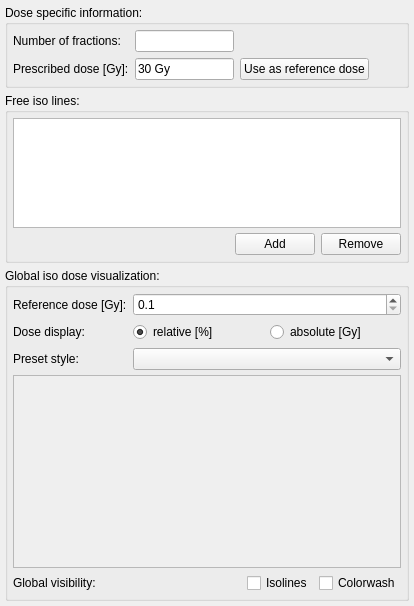
<?xml version="1.0" encoding="UTF-8"?>
<ui version="4.0">
 <class>RTDoseVisualizerControls</class>
 <widget class="QWidget" name="RTDoseVisualizerControls">
  <property name="geometry">
   <rect>
    <x>0</x>
    <y>0</y>
    <width>414</width>
    <height>606</height>
   </rect>
  </property>
  <property name="minimumSize">
   <size>
    <width>0</width>
    <height>0</height>
   </size>
  </property>
  <property name="windowTitle">
   <string>QmitkTemplate</string>
  </property>
  <layout class="QVBoxLayout" name="verticalLayout">
   <property name="spacing">
    <number>5</number>
   </property>
   <property name="leftMargin">
    <number>5</number>
   </property>
   <property name="topMargin">
    <number>5</number>
   </property>
   <property name="rightMargin">
    <number>5</number>
   </property>
   <property name="bottomMargin">
    <number>5</number>
   </property>
   <item>
    <widget class="QGroupBox" name="groupNodeSpecific">
     <property name="title">
      <string>Dose specific information:</string>
     </property>
     <layout class="QHBoxLayout" name="horizontalLayout_2">
      <property name="spacing">
       <number>5</number>
      </property>
      <property name="leftMargin">
       <number>5</number>
      </property>
      <property name="topMargin">
       <number>5</number>
      </property>
      <property name="rightMargin">
       <number>5</number>
      </property>
      <property name="bottomMargin">
       <number>5</number>
      </property>
      <item>
       <layout class="QGridLayout" name="gridLayout_2">
        <item row="1" column="4">
         <spacer name="horizontalSpacer_3">
          <property name="orientation">
           <enum>Qt::Horizontal</enum>
          </property>
          <property name="sizeHint" stdset="0">
           <size>
            <width>40</width>
            <height>20</height>
           </size>
          </property>
         </spacer>
        </item>
        <item row="1" column="2">
         <layout class="QHBoxLayout" name="horizontalLayout_3">
          <item>
           <widget class="QLineEdit" name="prescribedDoseSpecific">
            <property name="enabled">
             <bool>true</bool>
            </property>
            <property name="sizePolicy">
             <sizepolicy hsizetype="Expanding" vsizetype="Fixed">
              <horstretch>0</horstretch>
              <verstretch>0</verstretch>
             </sizepolicy>
            </property>
            <property name="text">
             <string>30 Gy</string>
            </property>
            <property name="alignment">
             <set>Qt::AlignLeading|Qt::AlignLeft|Qt::AlignVCenter</set>
            </property>
            <property name="readOnly">
             <bool>true</bool>
            </property>
           </widget>
          </item>
         </layout>
        </item>
        <item row="0" column="0">
         <widget class="QLabel" name="label">
          <property name="text">
           <string>Number of fractions:</string>
          </property>
         </widget>
        </item>
        <item row="1" column="0">
         <widget class="QLabel" name="label_4">
          <property name="text">
           <string>Prescribed dose [Gy]:</string>
          </property>
         </widget>
        </item>
        <item row="1" column="3">
         <widget class="QPushButton" name="btnUsePrescribedDose">
          <property name="text">
           <string>Use as reference dose</string>
          </property>
         </widget>
        </item>
        <item row="0" column="2">
         <widget class="QLineEdit" name="NrOfFractions">
          <property name="sizePolicy">
           <sizepolicy hsizetype="Expanding" vsizetype="Fixed">
            <horstretch>0</horstretch>
            <verstretch>0</verstretch>
           </sizepolicy>
          </property>
          <property name="readOnly">
           <bool>true</bool>
          </property>
         </widget>
        </item>
       </layout>
      </item>
     </layout>
    </widget>
   </item>
   <item>
    <widget class="QGroupBox" name="groupFreeValues">
     <property name="sizePolicy">
      <sizepolicy hsizetype="Preferred" vsizetype="Maximum">
       <horstretch>0</horstretch>
       <verstretch>0</verstretch>
      </sizepolicy>
     </property>
     <property name="title">
      <string>Free iso lines:</string>
     </property>
     <layout class="QVBoxLayout" name="verticalLayout_3">
      <property name="spacing">
       <number>5</number>
      </property>
      <property name="leftMargin">
       <number>5</number>
      </property>
      <property name="topMargin">
       <number>5</number>
      </property>
      <property name="rightMargin">
       <number>5</number>
      </property>
      <property name="bottomMargin">
       <number>5</number>
      </property>
      <item>
       <widget class="QListWidget" name="listFreeValues">
        <property name="sizePolicy">
         <sizepolicy hsizetype="Expanding" vsizetype="MinimumExpanding">
          <horstretch>0</horstretch>
          <verstretch>0</verstretch>
         </sizepolicy>
        </property>
        <property name="minimumSize">
         <size>
          <width>0</width>
          <height>40</height>
         </size>
        </property>
        <property name="maximumSize">
         <size>
          <width>16777215</width>
          <height>110</height>
         </size>
        </property>
        <property name="gridSize">
         <size>
          <width>0</width>
          <height>25</height>
         </size>
        </property>
       </widget>
      </item>
      <item>
       <layout class="QHBoxLayout" name="horizontalLayout_4">
        <item>
         <spacer name="horizontalSpacer">
          <property name="orientation">
           <enum>Qt::Horizontal</enum>
          </property>
          <property name="sizeHint" stdset="0">
           <size>
            <width>40</width>
            <height>20</height>
           </size>
          </property>
         </spacer>
        </item>
        <item>
         <widget class="QPushButton" name="btnAddFreeValue">
          <property name="text">
           <string>Add</string>
          </property>
         </widget>
        </item>
        <item>
         <widget class="QPushButton" name="btnRemoveFreeValue">
          <property name="text">
           <string>Remove</string>
          </property>
         </widget>
        </item>
       </layout>
      </item>
     </layout>
    </widget>
   </item>
   <item>
    <widget class="QGroupBox" name="groupGlobal">
     <property name="title">
      <string>Global iso dose visualization:</string>
     </property>
     <layout class="QVBoxLayout" name="verticalLayout_2">
      <property name="spacing">
       <number>5</number>
      </property>
      <property name="leftMargin">
       <number>5</number>
      </property>
      <property name="topMargin">
       <number>5</number>
      </property>
      <property name="rightMargin">
       <number>5</number>
      </property>
      <property name="bottomMargin">
       <number>5</number>
      </property>
      <item>
       <layout class="QGridLayout" name="gridLayout">
        <item row="3" column="0">
         <widget class="QLabel" name="label_3">
          <property name="sizePolicy">
           <sizepolicy hsizetype="Fixed" vsizetype="Preferred">
            <horstretch>0</horstretch>
            <verstretch>0</verstretch>
           </sizepolicy>
          </property>
          <property name="minimumSize">
           <size>
            <width>65</width>
            <height>0</height>
           </size>
          </property>
          <property name="text">
           <string>Dose display:</string>
          </property>
         </widget>
        </item>
        <item row="5" column="1">
         <widget class="QComboBox" name="comboPresets"/>
        </item>
        <item row="5" column="0">
         <widget class="QLabel" name="label_2">
          <property name="sizePolicy">
           <sizepolicy hsizetype="Fixed" vsizetype="Preferred">
            <horstretch>0</horstretch>
            <verstretch>0</verstretch>
           </sizepolicy>
          </property>
          <property name="minimumSize">
           <size>
            <width>65</width>
            <height>0</height>
           </size>
          </property>
          <property name="text">
           <string>Preset style:</string>
          </property>
         </widget>
        </item>
        <item row="0" column="0">
         <widget class="QLabel" name="lblinfo_2">
          <property name="sizePolicy">
           <sizepolicy hsizetype="Fixed" vsizetype="Preferred">
            <horstretch>0</horstretch>
            <verstretch>0</verstretch>
           </sizepolicy>
          </property>
          <property name="minimumSize">
           <size>
            <width>105</width>
            <height>0</height>
           </size>
          </property>
          <property name="focusPolicy">
           <enum>Qt::NoFocus</enum>
          </property>
          <property name="text">
           <string>Reference dose [Gy]:</string>
          </property>
         </widget>
        </item>
        <item row="0" column="1">
         <widget class="QDoubleSpinBox" name="spinReferenceDose">
          <property name="suffix">
           <string/>
          </property>
          <property name="decimals">
           <number>1</number>
          </property>
          <property name="minimum">
           <double>0.100000000000000</double>
          </property>
          <property name="maximum">
           <double>9999.000000000000000</double>
          </property>
          <property name="value">
           <double>0.100000000000000</double>
          </property>
         </widget>
        </item>
        <item row="3" column="1">
         <layout class="QHBoxLayout" name="horizontalLayout">
          <item>
           <widget class="QRadioButton" name="radioRelDose">
            <property name="text">
             <string>relative [%]</string>
            </property>
            <property name="checked">
             <bool>true</bool>
            </property>
           </widget>
          </item>
          <item>
           <widget class="QRadioButton" name="radioAbsDose">
            <property name="text">
             <string>absolute [Gy]</string>
            </property>
           </widget>
          </item>
         </layout>
        </item>
       </layout>
      </item>
      <item>
       <widget class="QTableView" name="isoLevelSetView">
        <property name="enabled">
         <bool>false</bool>
        </property>
        <property name="alternatingRowColors">
         <bool>true</bool>
        </property>
        <property name="selectionMode">
         <enum>QAbstractItemView::SingleSelection</enum>
        </property>
        <property name="selectionBehavior">
         <enum>QAbstractItemView::SelectRows</enum>
        </property>
        <property name="iconSize">
         <size>
          <width>30</width>
          <height>20</height>
         </size>
        </property>
        <attribute name="horizontalHeaderDefaultSectionSize">
         <number>80</number>
        </attribute>
       </widget>
      </item>
      <item>
       <layout class="QHBoxLayout" name="horizontalLayout_5">
        <item>
         <widget class="QLabel" name="label_5">
          <property name="text">
           <string>Global visibility:</string>
          </property>
         </widget>
        </item>
        <item>
         <spacer name="horizontalSpacer_2">
          <property name="orientation">
           <enum>Qt::Horizontal</enum>
          </property>
          <property name="sizeHint" stdset="0">
           <size>
            <width>40</width>
            <height>20</height>
           </size>
          </property>
         </spacer>
        </item>
        <item>
         <widget class="QCheckBox" name="checkGlobalVisIsoLine">
          <property name="enabled">
           <bool>true</bool>
          </property>
          <property name="text">
           <string>Isolines</string>
          </property>
          <property name="icon">
           <iconset>
            <normalon>:/RTUI/eye_open.png</normalon>
           </iconset>
          </property>
          <property name="iconSize">
           <size>
            <width>24</width>
            <height>16</height>
           </size>
          </property>
          <property name="checked">
           <bool>false</bool>
          </property>
         </widget>
        </item>
        <item>
         <widget class="QCheckBox" name="checkGlobalVisColorWash">
          <property name="enabled">
           <bool>true</bool>
          </property>
          <property name="text">
           <string>Colorwash</string>
          </property>
          <property name="icon">
           <iconset>
            <normalon>:/RTUI/eye_open.png</normalon>
           </iconset>
          </property>
          <property name="iconSize">
           <size>
            <width>24</width>
            <height>16</height>
           </size>
          </property>
         </widget>
        </item>
       </layout>
      </item>
     </layout>
    </widget>
   </item>
  </layout>
 </widget>
 <layoutdefault spacing="6" margin="11"/>
 <resources/>
 <connections/>
</ui>
